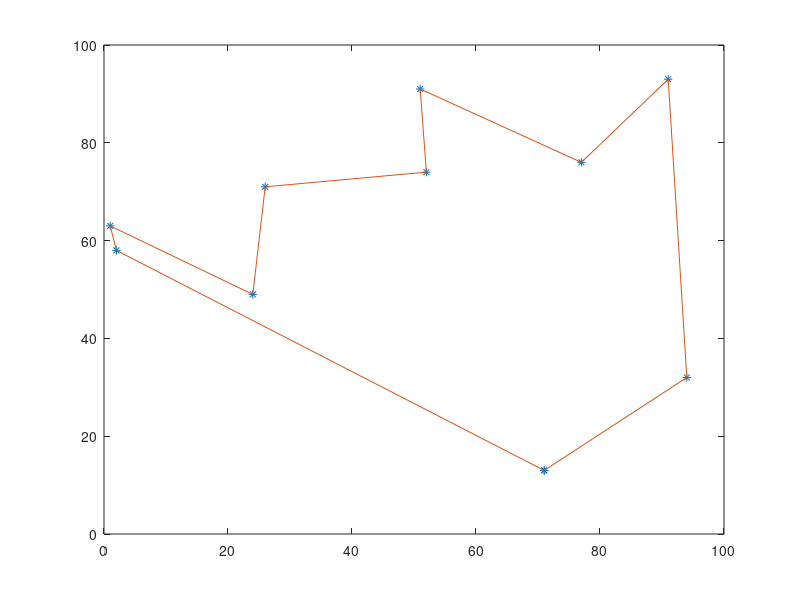

Here is the MATLAB script that generated this plot:
clear all;
close all;
clc;


N = 10; % Number of points
maxInt = 100; % Max coordinate

x = randi(maxInt, N, 2); % Get random integer coordinates within interval [0, maxInt]

ind = zeros(max(size(x)), 1); % ind contains the indices of the sorted coordinates

% a contains the index of the starting point - the point with min y coordinate. A
% special case is that several points might have the same min y coordinate.
% If this happens we want to choose the point with min x coordinate amongst
% them.
a = find(x(:,2)==min(x(:,2)));
b = x(a,1);
ind(1) = a(find(b==min(b)));

d = x - repmat(x(ind(1),:), max(size(x)), 1);
th_tmp = d(:,2)./(d(:,1) + d(:,2));

th = {th_tmp(th_tmp>0) th_tmp(th_tmp<0)};
t = [sort(th{1}); sort(th{2})];
[v i] = ismember(t, th_tmp);
ind = [ind(ind~=0); i];

y = x(ind,:);
y(N+1, :) = y(1,:);

plot(y(:,1), y(:,2), '*');
hold on;
plot(y(:,1), y(:,2));